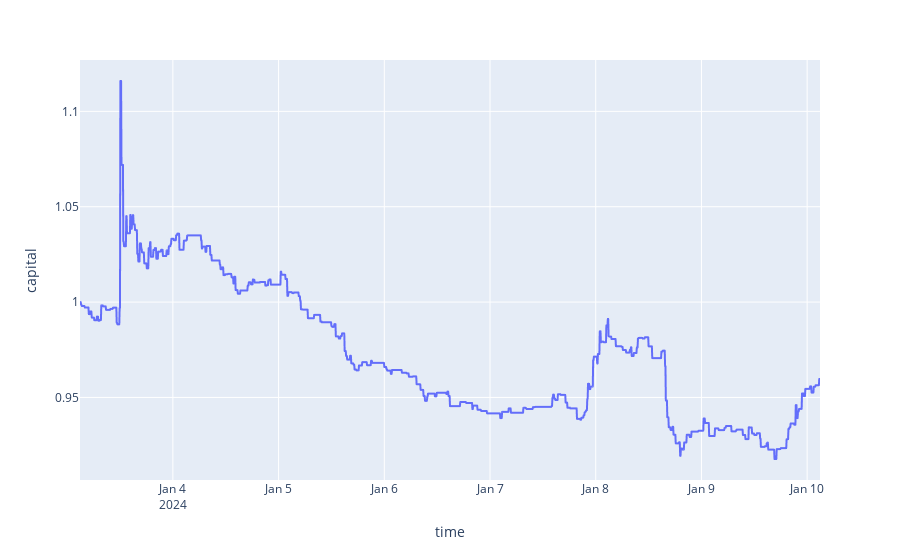

This figure's notebook cell:
### Code cell
capital = 1
df['capital'] = 0
df_len = df.shape[0]
capital_ls = []
price_in = None

for ix in range(0, df_len):
    if ix < df_len - 1:
        row = df.iloc[ix]
        next_row = df.iloc[ix + 1]
        best_ask = row['best_ask']
        
        if row['prediction'] == 1:
            if price_in == None:
                price_in = row['best_bid']
        else:
            if price_in:
                pnl = (price_in - best_ask) / price_in
                # alog.info((pnl, price_in, best_ask))
                capital = capital + (capital * pnl * (1 - 0.005))
                
            price_in = None
            
    #alog.info(capital)
    capital_ls.append(capital)

df['capital'] = np.asarray(capital_ls)
print(df)
px.line(df, y='capital', height=700)

### Figure 1 — Plotly figure (JSON) as saved in the notebook; plotly's stock layout.template omitted (floating-point values rounded to 4 significant figures; data arrays with more than 128 entries replaced by an {"elided": "..."} marker saying what was removed)
{"data": [{"hovertemplate": "time=%{x}<br>capital=%{y}<extra></extra>", "legendgroup": "", "line": {"color": "#636efa", "dash": "solid"}, "marker": {"symbol": "circle"}, "mode": "lines", "name": "", "showlegend": false, "type": "scattergl", "x": {"elided": "2017 str values"}, "xaxis": "x", "y": {"elided": "2017 float values"}, "yaxis": "y"}], "layout": {"autosize": true, "legend": {"tracegroupgap": 0}, "margin": {"t": 60}, "xaxis": {"anchor": "y", "autorange": true, "domain": [0, 1], "range": ["2024-01-03 02:55", "2024-01-10 02:55"], "title": {"text": "time"}, "type": "date"}, "yaxis": {"anchor": "x", "autorange": true, "domain": [0, 1], "range": [0.9067, 1.127], "title": {"text": "capital"}, "type": "linear"}}}
